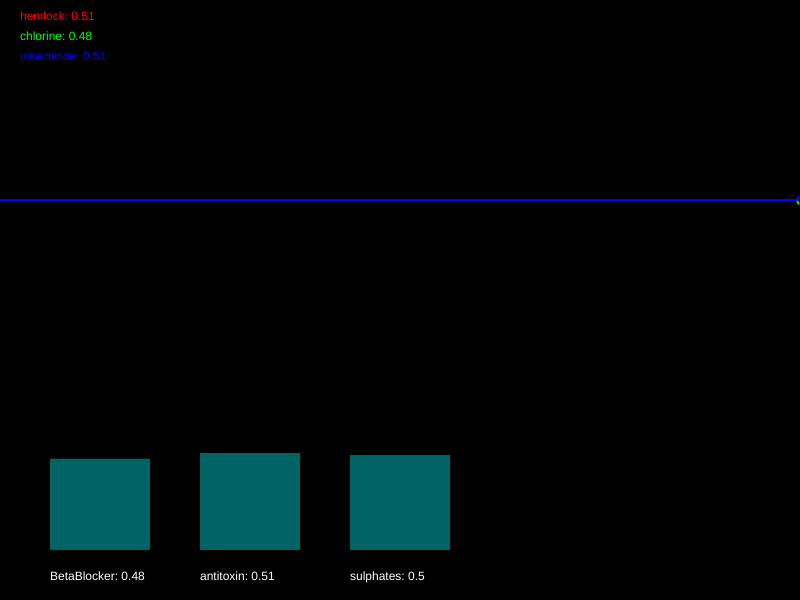
Frame 1 (no input)
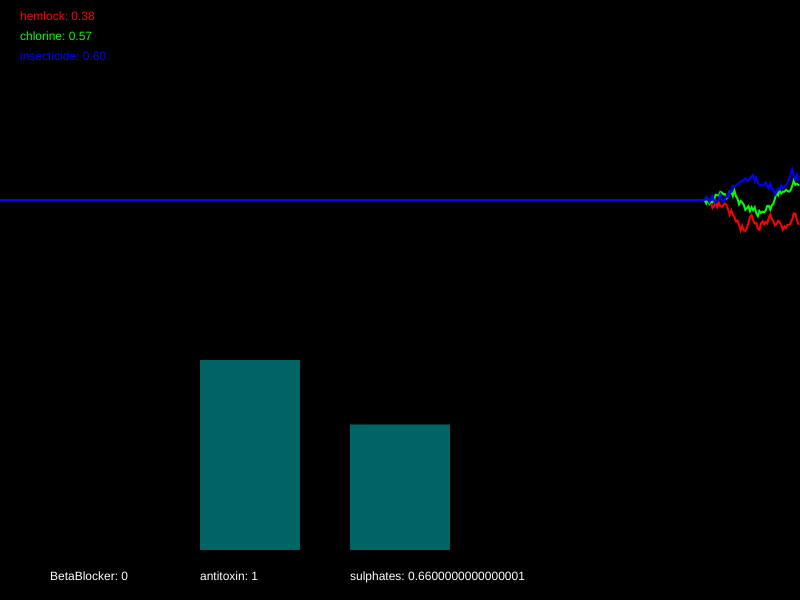
Frame 60 (no input)
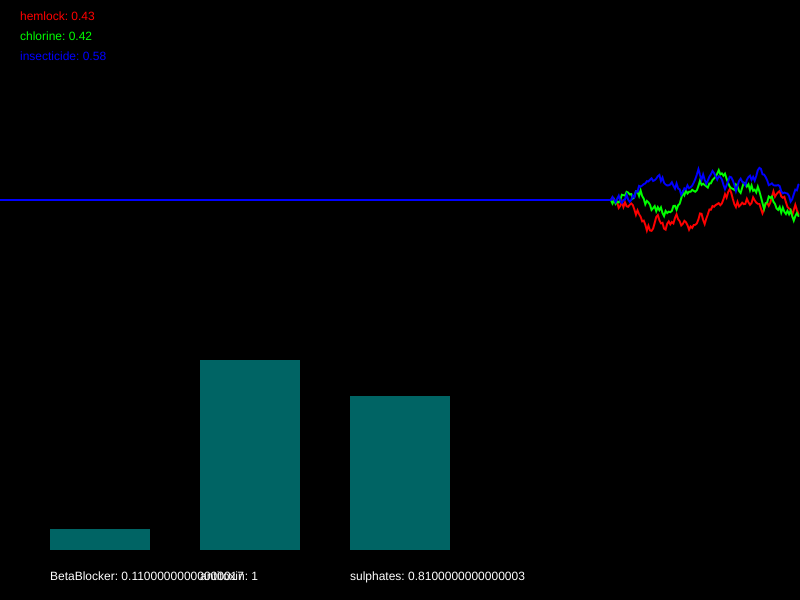
Frame 120 (the mouse pressed at the canvas centre since frame 60)

The p5.js sketch that drew these frames (run headless with seeded random() and noise() and a simulated clock; from frame 60 on, the mouse is pressed at the canvas centre):

// p5.js sketch
// ── sketch.js
/*

Officer: 6174876
CaseNum: 401-0-88943614-6174876

Case 401 - The Case of Norbert's Weiner Stand
Stage 1 - Noxious Weiner

Console city has been plunged into chaos. The notorious poisoner Norbert has struck the population down with a potent poison. Word has it that he is smuggling his venomous filth via a streetside weiner stand. Hundreds of people have been affected, and the municipal water company tells me that their sewers are at full capacity. This is no laughing matter. I need you to head down to our lab and work on an antidote.

You must develop the antidote by using conditional statements in the draw loop to
do the following:

	- If chlorine goes above 0.26, try decreasing BetaBlocker by 0.02
	- When hemlock goes above 0.5, increment BetaBlocker by 0.05
	- If chlorine goes above 0.41, reduce antitoxin by 0.01
	- When hemlock dips below 0.75, raise antitoxin by 0.02
	- When hemlock dips below 0.29, decrease sulphates by 0.05
	- If chlorine dips below 0.47, increment sulphates by 0.01


Your conditional statements should consider the following poisons:

	- hemlock
	- chlorine
	- insecticide


Your conditional statements should modify the following antidotes:

	- BetaBlocker
	- antitoxin
	- sulphates


- There are many ways to complete this task but you should only use the following commands and operators:

	if(){}
	>
	<
	+=
	-=

*/

//Declare the poison variables
var hemlock;
var chlorine;
var insecticide;


//Declare the antidote variables
var BetaBlocker;
var antitoxin;
var sulphates;


//This variable is used for drawing the graph
var graphs;


function setup() {

	createCanvas(800, 600);
	strokeWeight(2);

	//initialise the poisons and antidotes
	hemlock = 0.5;
	chlorine = 0.5;
	insecticide = 0.5;
	BetaBlocker = 0.5;
	antitoxin = 0.5;
	sulphates = 0.5;


	//fills the graph with empty values
	graphs = [];

	for (var i = 0; i < 3; i++) {
		graphs.push([]);
		for (var j = 0; j < 512; j++) {
			graphs[i].push(0.5);
		}
	}

}

function draw() {

	//Develop the antidote below
	//Write conditional statements to change the amount of each substance ...

	// - If chlorine goes above 0.26, try decreasing BetaBlocker by 0.02
	// - If chlorine goes above 0.41, reduce antitoxin by 0.01
	// - If chlorine dips below 0.47, increment sulphates by 0.01

	// - When hemlock goes above 0.5, increment BetaBlocker by 0.05
	// - When hemlock dips below 0.75, raise antitoxin by 0.02
	// - When hemlock dips below 0.29, decrease sulphates by 0.05

	if (chlorine > 0.26) {
		BetaBlocker -= 0.02
	}
	if (chlorine > 0.41) {
		antitoxin -= 0.01
	}
	if (chlorine < 0.47) {
		sulphates += 0.01
	}
	if (hemlock > 0.5) {
		BetaBlocker += 0.05
	}
	if (hemlock < 0.75) {
		antitoxin += 0.02
	}
	if (hemlock < 0.29) {
		sulphates -= 0.05
	}





	//////////////////////////////////////////////////////

	//the code below generates new values using random numbers

	/*
		For testing, you might want to temporarily comment out
		these lines and set the same variables to constant values
		instead.
	*/

	hemlock = nextValue(graphs[0], hemlock);
	chlorine = nextValue(graphs[1], chlorine);
	insecticide = nextValue(graphs[2], insecticide);


	BetaBlocker = constrain(BetaBlocker, 0, 1);
	antitoxin = constrain(antitoxin, 0, 1);
	sulphates = constrain(sulphates, 0, 1);


	///////// DO NOT CHANGE THE CODE BELOW ///////////

	//drawing code

	// set background
	background(0);
	noFill();

	//draw the graphs for the vitals
	var colors = [
		color(255, 0, 0),
		color(0, 255, 0),
		color(0, 0, 255),
		color(255, 0, 255),
		color(255, 255, 0),
		color(0, 255, 255)
	];

	for (var i = 0; i < graphs.length; i++) {
		stroke(colors[i]);
		drawGraph(graphs[i]);
	}

	//draw the poisons as text
	noStroke();
	fill(colors[0]);
	text('hemlock: ' + nf(hemlock, 1, 2), 20, 20);
	fill(colors[1]);
	text('chlorine: ' + nf(chlorine, 1, 2), 20, 40);
	fill(colors[2]);
	text('insecticide: ' + nf(insecticide, 1, 2), 20, 60);


	//draw the antidotes bar chart
	drawBar(BetaBlocker, 50, 'BetaBlocker');
	drawBar(antitoxin, 200, 'antitoxin');
	drawBar(sulphates, 350, 'sulphates');


}

function nextValue(graph, val) {
	//gets the next value for a vital and puts it in an array for drawing
	var delta = random(-0.03, 0.03);

	val += delta;
	if (val > 1 || val < 0) {
		delta *= -1;
		val += delta * 2;
	}

	graph.push(val)
	graph.shift();
	return val;
}

function drawGraph(graph) {
	//draws an array as a graph
	beginShape();
	for (var i = 0; i < graph.length; i++) {
		vertex(width * i / 512, height * 0.5 - graph[i] * height / 3)
	}
	endShape();
}


function drawBar(val, x, name) {
	//draws the bars for bar chart
	noStroke();
	fill(0, 100, 100);
	var mh = height * 0.4 - 50;
	rect(x, (height - 50) - val * mh, 100, val * mh);
	fill(255);
	text(name + ": " + val, x, height - 20);
}
